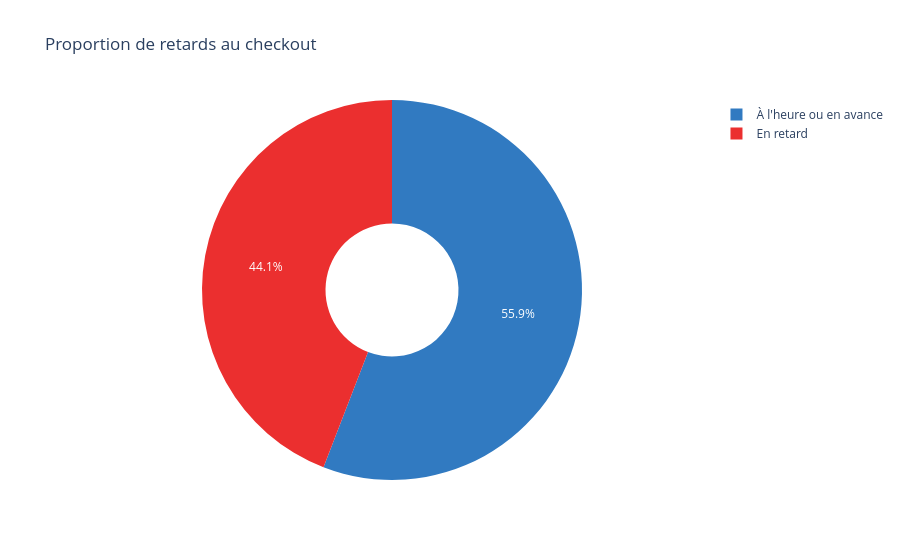

The cell this chart's notebook holds for it:
### Code cell
fig = px.pie(df, names='on_time',
             color='on_time',
             color_discrete_map={"En retard": '#eb2f2f', "À l'heure ou en avance": '#317AC1'},
             title='Proportion de retards au checkout',
             hole=0.35)
fig.show()

### Figure 1 — Plotly figure (JSON) as saved in the notebook; plotly's stock layout.template omitted (floating-point values rounded to 4 significant figures; data arrays with more than 128 entries replaced by an {"elided": "..."} marker saying what was removed)
{"data": [{"customdata": {"elided": "21310x1 str values"}, "domain": {"x": [0, 1], "y": [0, 1]}, "hole": 0.35, "hovertemplate": "on_time=%{customdata[0]}<extra></extra>", "labels": {"elided": "21310 str values"}, "legendgroup": "", "marker": {"colors": {"elided": "21310 str values"}}, "name": "", "showlegend": true, "type": "pie"}], "layout": {"legend": {"tracegroupgap": 0}, "title": {"text": "Proportion de retards au checkout"}}}
